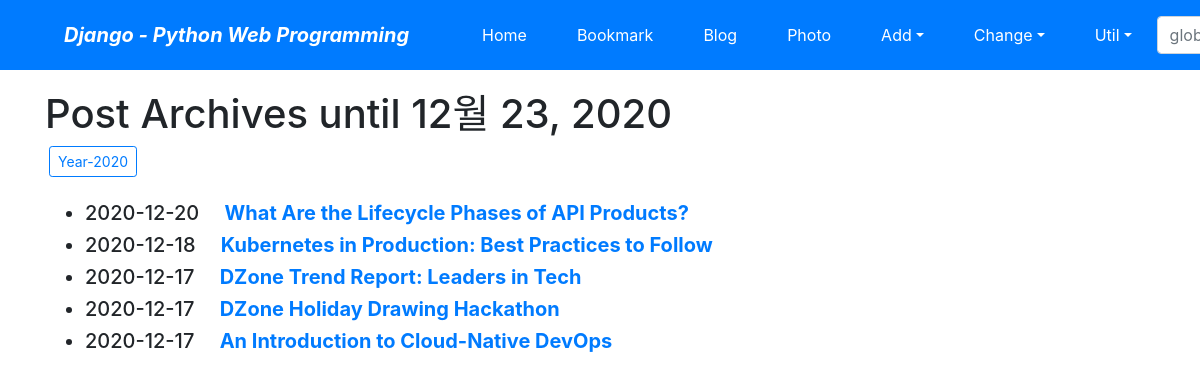
Screenshot of /blog/archive/ with the database file from the repository.
### blog/models.py (models this page shows, shortened)
class Post(models.Model):
    title = models.CharField(verbose_name = "TITLE", max_length=100)
    slug = models.SlugField(verbose_name='SLUG', max_length=100, allow_unicode=True, help_text='one word for title alias. ')    # this is title -> this-is-title
    description = models.CharField(verbose_name="DESCRIPTION", max_length=100)
    content = models.TextField(verbose_name='CONTENT')
    create_dt = models.DateTimeField(verbose_name='CREATE DATE', auto_now_add=True)
    modify_dt = models.DateTimeField(verbose_name='MODIFY DATE', auto_now=True)
    owner = models.ForeignKey(User, on_delete=models.CASCADE, blank=True, null=True, verbose_name="OWNER")
    tags = TaggableManager(blank=True)
    class Meta:
        verbose_name = 'post'
        verbose_name_plural = 'posts'
        db_table = 'blog_posts'
        ordering = ('-modify_dt',)
        pass
    def get_absolute_url(self):
        return reverse("blog:post_detail", args=(self.slug,)) # /blog/this-is-title

### blog/views.py (the view)
# urls.py: path('archive/', PostAV.as_view(), name='post_archive'),
class PostAV(ArchiveIndexView):
    model = Post
    date_field = 'modify_dt'

### blog/templates/blog/post_archive.html (shortened to what this page needs)
{% extends "base.html" %}
{% block content %}
    <h1>Post Archives until {% now "N d, Y" %}</h1>
    {% for date in date_list %}
    <a href="{% url 'blog:post_year_archive' date|date:'Y' %}"
       class="btn btn-outline-primary btn-sm mx-1">
        Year-{{ date|date:"Y" }}</a>
    {% endfor %}
    <br><br>
    <div>
        <ul>
            {% for post in object_list %}
            <li class="h5">
                {{ post.modify_dt|date:"Y-m-d" }}&emsp;
                <a href="{{ post.get_absolute_url }}"><strong>{{ post.title }}</strong></a>
            </li>
            {% endfor %}
        </ul>
    </div>
{% endblock %}

### rows the page displays
Post: modify_dt "2020-12-20", title "What Are the Lifecycle Phases of API Products?"
Post: modify_dt "2020-12-18", title "Kubernetes in Production: Best Practices to Follow"
Post: modify_dt "2020-12-17", title "DZone Trend Report: Leaders in Tech"
Post: modify_dt "2020-12-17", title "DZone Holiday Drawing Hackathon"
Post: modify_dt "2020-12-17", title "An Introduction to Cloud-Native DevOps"

### other values shown
{{ date|date:"Y" }} "2020"
